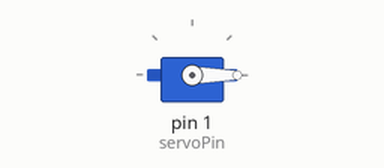
Bench run of a sketch on a simulated Arduino Uno, built with avr-gcc and run on an emulated ATmega328P. Shown: servo.

Above: at 0.05 s.
At 1.5 s:
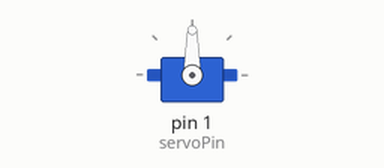
At 3.0 s:
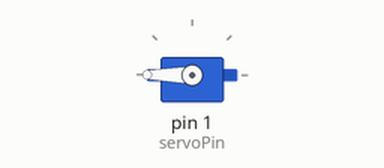
Timing chart, 0 to 6.9 s (numbered marks = the images above):
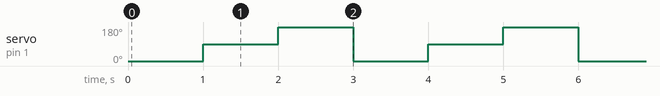

The sketch:

servo.ino
```cpp
// Include the Servo library
#include <Servo.h>
// Declare the Servo pin
int servoPin =1;
// Create a servo object
Servo Servo2;
void setup() {
   // We need to attach the servo to the used pin number
   Servo2.attach(servoPin);
}
void loop(){
     // Make servo go to 0 degrees
   Servo2.write(0);
   delay(1000);
   // Make servo go to 90 degrees
   Servo2.write(90);
   delay(1000);
   // Make servo go to 180 degrees
   Servo2.write(180);
   delay(1000);
}
```

Measured:
- by itself, servo on pin 1 (servoPin): repeats every 3.0 s: 180° 1.0 s, 0° 1.0 s, 90° 1.0 s
